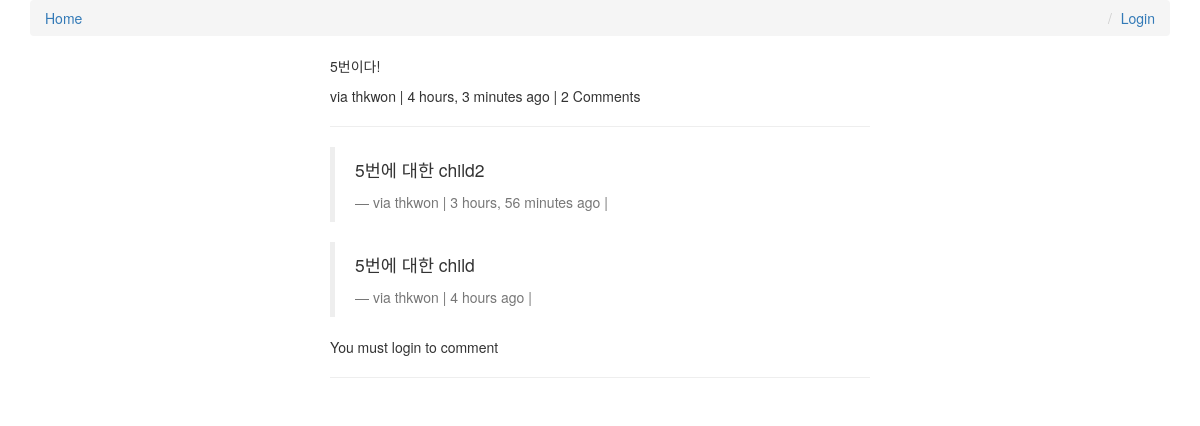
Page /comments/8/ on the earlier database version.
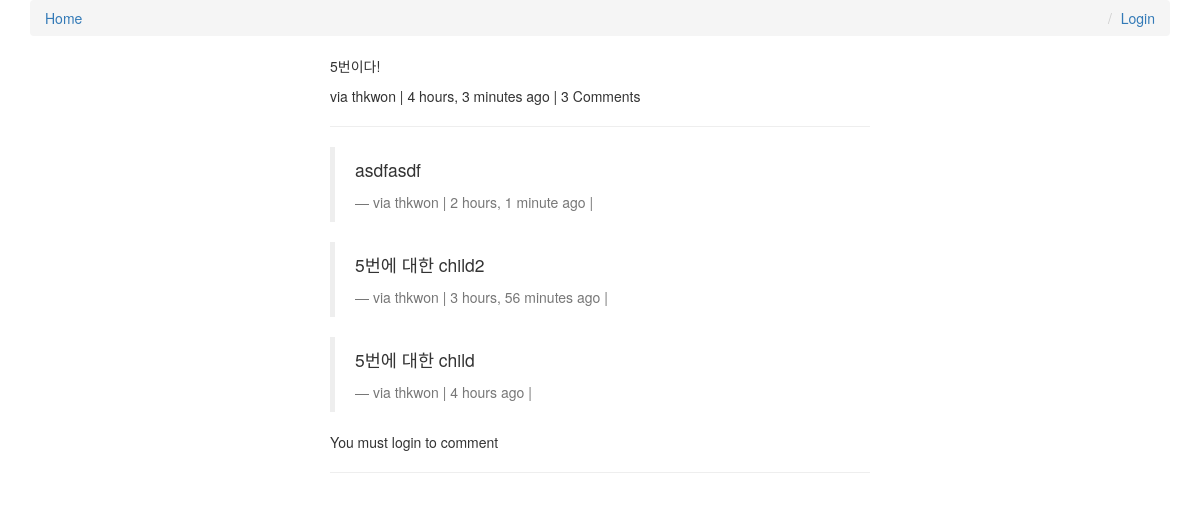
Same page on the later database version.
### comments/models.py (models this page shows, shortened)
class Comment(models.Model):
    user = models.ForeignKey(settings.AUTH_USER_MODEL)
    content_type = models.ForeignKey(ContentType, on_delete=models.CASCADE)
    object_id = models.PositiveIntegerField()
    content_object = GenericForeignKey("content_type", "object_id")
    parent = models.ForeignKey("self", null=True, blank=True)
    content = models.TextField()
    timestamp = models.DateTimeField(auto_now_add=True)
    objects = CommentManager()
    class Meta:
        ordering = ["-timestamp"]
    def children(self):
        return Comment.objects.filter(parent=self)
    @property
    def is_parent(self):
        return False if self.parent else True

### comments/views.py (the view)
# urls.py: url(r"^(?P<id>\d+)/$", comment_thread, name="thread"),
def comment_thread(request, id):
    try:
        obj = Comment.objects.get(id=id)
    except ObjectDoesNotExist:
        raise Http404
    if not obj.is_parent:
        obj = obj.parent
    initial_data = {"content_type": obj.content_type, "object_id": obj.object_id}
    form = CommentForm(request.POST or None, initial=initial_data)
    if form.is_valid() and request.user.is_authenticated():
        new_comment = get_or_create_new_comment(form, request)
        return HttpResponseRedirect(new_comment.content_object.get_absolute_url())
    context = {"comment": obj, "form": form}
    return render(request, "comment_thread.html", context)

### templates/comment_thread.html (shortened to what this page needs)
{% extends "base.html" %}
{% load urlify %}
{% load crispy_forms_tags %}
{% block content %}
<div class='col-sm-6 col-sm-offset-3'>
          <p>{{ comment.content }}</p>
          <footer>via {{ comment.user }} | {{ comment.timestamp|timesince }} ago | {% if comment.children.count > 0 %}{{ comment.children.count }} Comment{% if comment.children.count > 1 %}s{% endif %} {% endif %} </footer>
          <hr/>
          <div>
              {% for child_comment in comment.children %}
                <blockquote>
                <p>{{ child_comment.content }}</p>
                <footer>via {{ child_comment.user }} | {{ child_comment.timestamp|timesince }} ago | {% if request.user == child_comment.user %}<a href='{{ child_comment.get_delete_url }}'>Delete</a>{% endif %}</footer>
                </blockquote>
             {% endfor %}
             {% if request.user.is_authenticated %}
            <form method="POST" action="."> {% csrf_token %}
                {{ form|crispy }}
                <input type='hidden' name='parent_id' value='{{ comment.id }}'>
                <input type='submit' value='Reply' class='btn btn-default'>
            </form>
            {% else %}
            <p>You must login to comment </p>
            {% endif %}
        </div>
        <hr/>
</div>
{% endblock content %}

### templates/base.html (shortened to what this page needs)
{% load staticfiles %}
<html>
<head>
<link rel="stylesheet" href="https://maxcdn.bootstrapcdn.com/bootstrap/3.3.6/css/bootstrap.min.css">
<link rel="stylesheet" href="https://maxcdn.bootstrapcdn.com/bootstrap/3.3.6/css/bootstrap-theme.min.css">
<link rel='stylesheet' href='https://maxcdn.bootstrapcdn.com/font-awesome/4.5.0/css/font-awesome.min.css' >
<link rel='stylesheet' href='{% static "css/base.css" %}' />
</head>
<body>
<div class='container'>
    <ol class='breadcrumb'>
        <li><a href='{% url "posts:list" %}'>Home</a></li>
        {% if not request.user.is_authenticated %}
        <li class='pull-right'><a href='{% url "login" %}'>Login</a></li>
        {% else %}
        <li class='pull-right'><a href='{% url "logout" %}'>Logout</a></li>
        {% endif %}
    </ol>
{% block content %}{% endblock content %}
</div>
</body>
</html>

Differences in the rows shown:
computed for Comment "5번이다!": children.count "2" → "3"
added Comment: content "asdfasdf", user "thkwon", timestamp "2 hours, 1 minute"
